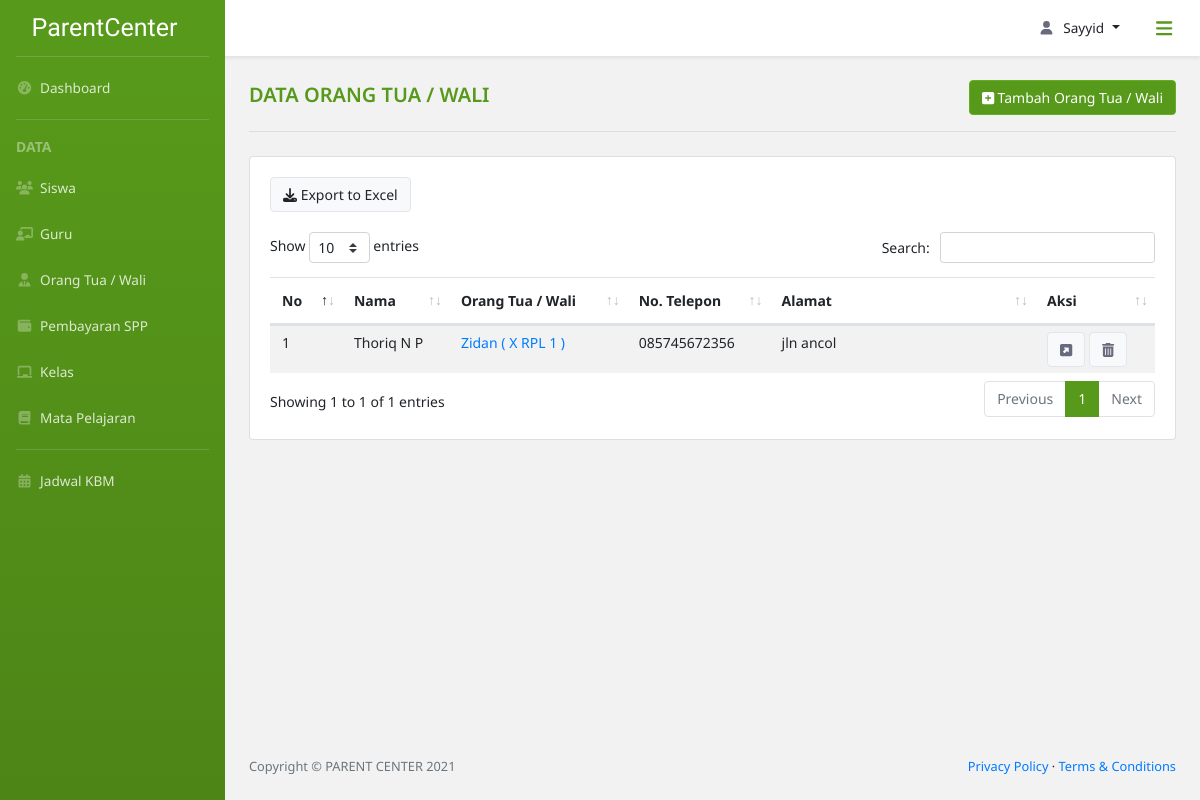
The page /data_orangtua/ (signed in) on the database as committed earlier.
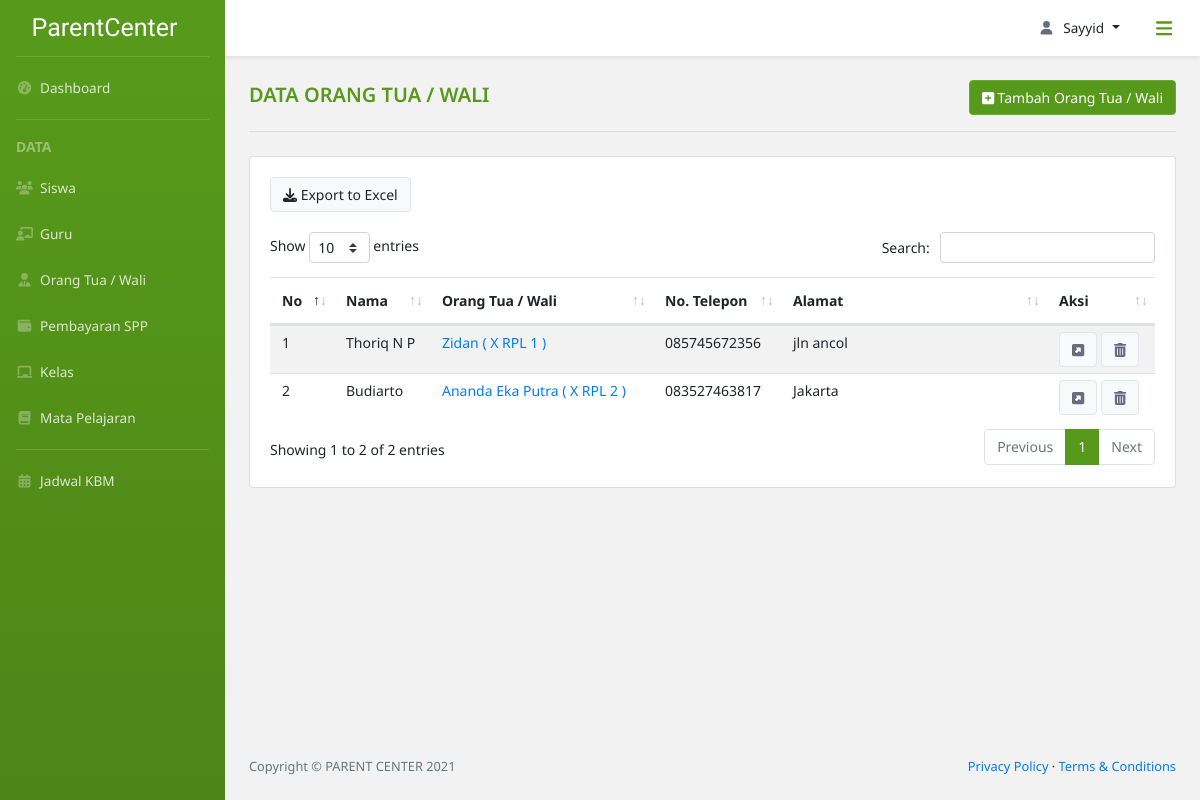
The same page on the database as committed later.
### parent_center_app/models.py (models this page shows, shortened)
class OrangTua(models.Model):
    id_ortu = models.ForeignKey(Siswa, on_delete=CASCADE)
    nama = models.CharField(max_length=50)
    keterangan = models.CharField(max_length=50)
    no_tlp = models.CharField(max_length=13)
    alamat = models.TextField(null=True)
    id_user = models.OneToOneField(Extend_User, null=True, on_delete=models.SET_NULL)

class Siswa(models.Model):
    nis = models.CharField(max_length=15, null=True)
    nisn = models.CharField(max_length=15, null=True)
    id_siswa = models.CharField(max_length=30,
                                primary_key=True,
                                unique=True,
                                default=custom_siswa,
                                editable=False)
    nama = models.CharField(max_length=50)
    tpt_lahir = models.CharField(max_length=50)
    tgl_lahir = models.DateField(default=date.today)
    agama = models.CharField(max_length=15)
    class jns_kelamin(models.TextChoices):
        P = 'Perempuan'
        L = 'Laki-Laki'
    jns_kelamin = models.CharField(max_length=10,
                                   choices=jns_kelamin.choices,
                                   default=jns_kelamin.L)
    no_tlp = models.CharField(max_length=13, null=True)
    alamat = models.TextField(null=True)
    id_kelas = models.ForeignKey(Kelas, null=True, on_delete=models.SET_NULL)

class Kelas(models.Model):
    id_kelas = models.CharField(max_length=10,
                                primary_key=True,
                                unique=True,
                                default=custom_kelas,
                                editable=False)
    class rentang_kelas(models.TextChoices):
        X = 'X'
        XI = 'XI'
        XII = 'XII'
    kelas = models.CharField(max_length=3,
                             choices=rentang_kelas.choices,
                             default=rentang_kelas.X)
    class jurusan(models.TextChoices):
        TITL = 'Teknik Intalasi Tenaga Listrik'
        TP = 'Teknik Pemesinan'
        TKR = 'Teknik Kendaraan Ringan'
        TKJ = 'Teknik Komputer Jaringan'
        RPL = 'Rekayasa Perangkat Lunak'
        TBSM = 'Teknik dan Bisnis Sepeda Motor'
    jurusan = models.CharField(max_length=30,
                               choices=jurusan.choices,
                               default=jurusan.TITL)
    no_kelas = models.SmallIntegerField(default=1)

### parent_center_app/views.py (the view)
# urls.py: path('data_orangtua/', views.dataOrangtua, name='data orang tua'),
@login_required(login_url='login')
def dataOrangtua(request):
    if level_permission(request, ['Admin']) is False:
        return redirect(level_login(request))
    else:
        orangTuas = OrangTua.objects.all()
        context = {
            'title': 'Data Orang Tua / Wali',
            'OrangTuas': orangTuas,
        }
        return render(request,
                      'parent_center_app/data_orangtua.html',
                      context)

### parent_center_app/views.py (called while the page is built)
def level_permission(current_user, level: list) -> bool:
    if current_user.user.extend_user.user_level in level:
        return True
    else:
        return False

### parent_center_app/templates/parent_center_app/data_orangtua.html (shortened to what the changed rows need)
{% extends 'parent_center_app/base.html' %}
{% block content %}
    <div class="row">
        <div class="col-lg-12">
            <div class="card">
                <div class="card-body card-dashboard">
                    <div class="row mx-0">
                        <div class="col-lg-12 px-0 div-sort">
                        </div>
                    </div>
                    <div class="table-responsive table-siswa">
                        <table class="table table table-striped table-siswa" id="table-custom">
                            <thead>
                                <tr>
                                    <th scope="col">No</th>
                                    <th scope="col">Nama</th>
                                    <th scope="col">Orang Tua / Wali</th>
                                    <th scope="col">No. Telepon</th>
                                    <th scope="col" style="width: 30%;">Alamat</th>
                                    <th scope="col">Aksi</th>
                                </tr>
                            </thead>
                            <tbody>
                                {% for orangTua in OrangTuas %}
                                <tr>
                                    <td>{{forloop.counter}}</td>
                                    <td>{{orangTua.nama}}</td>
                                    <td>
                                        <a href="/detail_siswa">
                                            {{orangTua.id_ortu.nama}}
                                            (
                                                {{orangTua.id_ortu.id_kelas.kelas}}
                                                    {% if orangTua.id_ortu.id_kelas.jurusan == "Rekayasa Perangkat Lunak" %}
                                                        RPL
                                                    {% elif orangTua.id_ortu.id_kelas.jurusan == "Teknik Komputer Jaringan" %}
                                                        TKJ
                                                    {% elif orangTua.id_ortu.id_kelas.jurusan == "Teknik Intalasi Tenaga Listrik" %}
                                                        TITL
                                                    {% elif orangTua.id_ortu.id_kelas.jurusan == "Teknik Pemesinan" %}
                                                        TP
                                                    {% elif orangTua.id_ortu.id_kelas.jurusan == "Teknik Kendaraan Ringan" %}
                                                        TKR
                                                    {% else %}
                                                        TBSM
                                                    {% endif %}
                                                {{ orangTua.id_ortu.id_kelas.no_kelas }}
                                            )
                                        </a>
                                    </td>
                                    <td>{{orangTua.no_tlp}}</td>
                                    <td>{{orangTua.alamat}}</td>
                                    <td>
                                        <a class="btn btn-light" href="/detail_orangtua"><i class="fas fa-external-link-square-alt"></i></a>
                                        <button class="btn btn-light" type="button" data-toggle="modal" data-target="#modal_hapus"><i class="fas fa-trash-alt"></i></button>
                                    </td>
                                </tr>
                                {% endfor %}
                            </tbody>
                        </table>
                    </div>
                </div>
            </div>
        </div>
    </div>
{% endblock content %}

Rows that differ between the two databases and show on the page:
added OrangTua: nama "Budiarto", id_ortu.nama "Ananda Eka Putra", id_ortu.id_kelas.kelas "X", shows "RPL", id_ortu.id_kelas.no_kelas "2", no_tlp "083527463817", alamat "Jakarta"
Other text that changed with them:
text written by a page script: "Show entries Search: Showing 1 to 1 of 1 entries Previous 1 Next" → "Show entries Search: Showing 1 to 2 of 2 entries Previous 1 Next"
